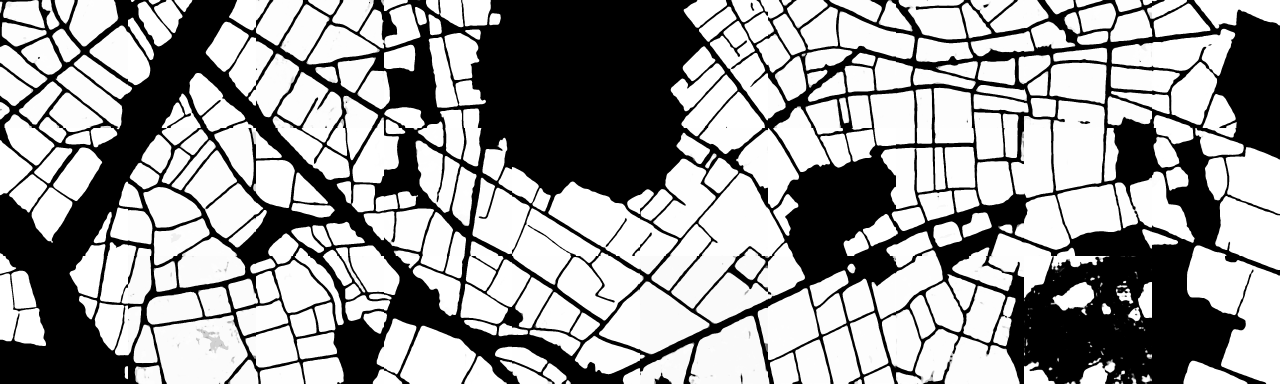
#> input picture all.jpg, 5120 x 1536 px, given in place of 813.png, which was not available (shown at 1/4 size)
$ python deconv.py   (Python 2 division)   (older library calls are emulated)
#> lines starting #> are read from the running program, lines starting #| are printed output that depends on the picture; after the words box and inside, x2 and y2 are one past the last pixel; in counts of white or black regions, pixels touching at a corner belong together; pictures that were not available may be replaced by others from this repository, and a replacement may not be noted
import cv2
import numpy as np
import os
import shutil

def tt():
    org = cv2.imread('/media/dsl/20d6b919-92e1-4489-b2be-a092290668e4/edge_detect/new_tree/org/813.png')
#> org is the input picture: shape (1536, 5120, 3); min 0, max 255, mean 157.3
    img = cv2.imread('/media/dsl/20d6b919-92e1-4489-b2be-a092290668e4/edge_detect/new_tree/gray/813.png', 0)
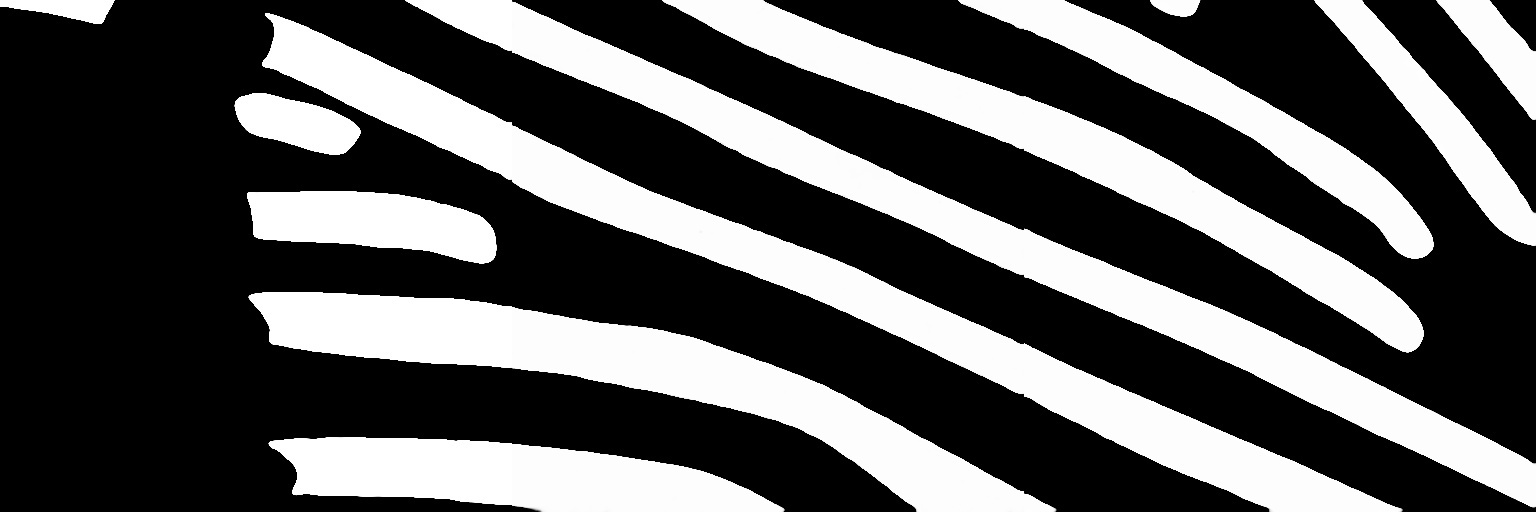
#> input picture gen_guo_cir.jpg, 1536 x 512 px, given in place of 813.png, which was not available
#> img is the input picture: shape (512, 1536); min 0, max 255, mean 89.1
    img = cv2.resize(img, (512, 512), interpolation=cv2.INTER_AREA)
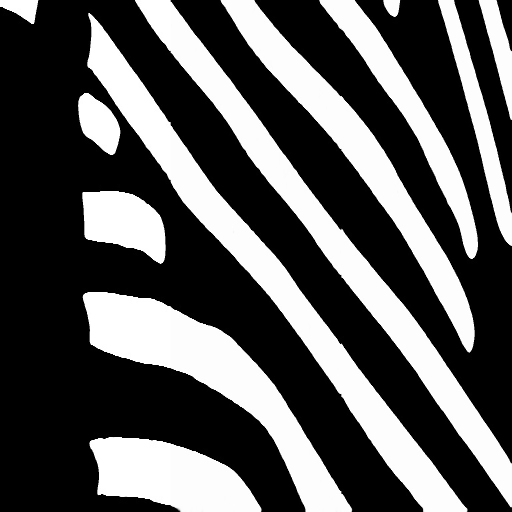
#> img: shape (512, 512); min 0, max 255, mean 89.1
    edges = cv2.Canny(img, 100, 200)
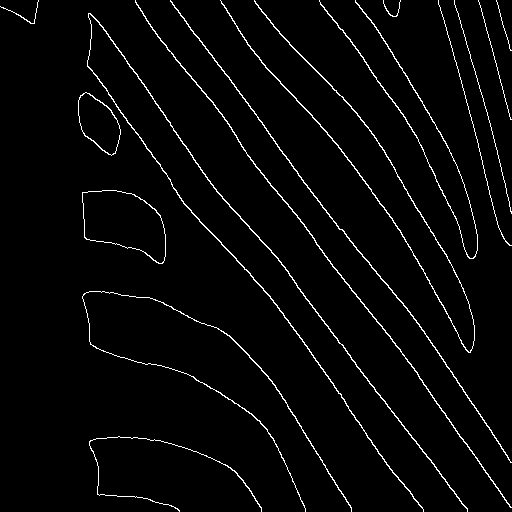
#> edges: shape (512, 512); 2.9% white in thin lines or dots
    image, contours, her = cv2.findContours(edges, cv2.RETR_EXTERNAL, cv2.CHAIN_APPROX_SIMPLE)
#> contours = 15 contours, 6 with area under 20; largest, box (x1, y1, x2, y2) and area: (82, 190, 166, 264) 4144, (78, 92, 121, 156) 1682, (87, 13, 468, 512) 691, (220, 0, 475, 353) 421, (135, 0, 512, 508) 369; her = 15 rows, first 6: [1, -1, -1, -1], [2, 0, -1, -1], [3, 1, -1, -1], [4, 2, -1, -1], [5, 3, -1, -1], [6, 4, -1, -1]
    cnt = contours[0]
#> cnt = contour of 304 points, box (x1, y1, x2, y2) (89, 436, 262, 512), area 48
    cnt = np.squeeze(cnt, 1)
#> cnt = 304 pairs, first value 89 to 261, second value 436 to 511
    print cnt.shape
#| (304, 2)
    print cnt[0]
#| [118 436]
    print cnt
#> (printed output is left out)
    cv2.drawContours(org, contours, -1, (0, 0, 255), 3)
    cv2.imwrite('ds.jpg', org)

tt()

def hh():
    rt = '/media/dsl/20d6b919-92e1-4489-b2be-a092290668e4/edge_detect/xinjiang/vectorTile/21/'
    am = '/media/dsl/20d6b919-92e1-4489-b2be-a092290668e4/edge_detect/xinjiang/rasterTile/21'
    for dr in os.listdir(rt):
        am_dir = os.path.join(am, dr)
        root_dir = os.path.join(rt, dr)
        if os.path.exists(am_dir):
            for img in os.listdir(root_dir):
                to_copy = os.path.join(root_dir, img)
                aim_dir = os.path.join(am_dir, img.replace('.', '_0.'))
                print to_copy
                print aim_dir
                shutil.copy(to_copy, aim_dir)
